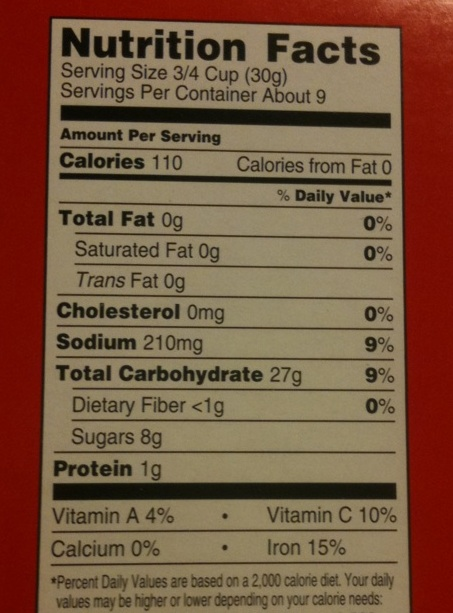
//> input picture 1.jpg, 453 x 613 px
$ ./perspective 1.jpg   (built with g++ and OpenCV 4)
//> lines starting //> are read from the running program, lines starting //| are printed output that depends on the picture; after the words box and inside, x2 and y2 are one past the last pixel; in counts of white or black regions, pixels touching at a corner belong together
#include <opencv2/core/core.hpp>
#include <opencv2/imgproc/imgproc.hpp>
#include <opencv2/highgui/highgui.hpp>
#include <iostream>

void edgeMap(cv::Mat bw, cv::Mat edgeImage) {
    /* Get the edge map using the canny operator */
    cv::Canny(bw, edgeImage, 100, 100, 3, true);
}

void blur(cv::Mat inputImage, cv::Mat outputImage) {
    cv::Size size(3, 3);
    cv::GaussianBlur(inputImage, outputImage, size, 3);
}

std::vector<cv::Vec4i>detectLines(cv::Mat bw) {
    std::vector<cv::Vec4i> lines;
    //cv::HoughLinesP(bw, lines, 1, CV_PI/180, 70, 30, 10);
    cv::HoughLinesP(bw, lines, 1, CV_PI/180, 150, 90, 20);
    return lines;
}

std::vector<cv::Vec4i>detectOuterLines(cv::Mat bw) {
    std::vector<cv::Vec4i> lines;
    cv::HoughLinesP(bw, lines, 1, CV_PI/180, 70, 100, 10);
    return lines;
}

cv::Point2f computeIntersect(cv::Vec4i a, cv::Vec4i b)
{
    int x1 = a[0], y1 = a[1], x2 = a[2], y2 = a[3];
    int x3 = b[0], y3 = b[1], x4 = b[2], y4 = b[3];

    if (float d = ((float)(x1-x2) * (y3-y4)) - ((y1-y2) * (x3-x4)))
    {
        cv::Point2f pt;
        pt.x = ((x1*y2 - y1*x2) * (x3-x4) - (x1-x2) * (x3*y4 - y3*x4)) / d;
        pt.y = ((x1*y2 - y1*x2) * (y3-y4) - (y1-y2) * (x3*y4 - y3*x4)) / d;
        return pt;
    }
    else
        return cv::Point2f(-1, -1);
}

void sortCorners(std::vector<cv::Point2f>& corners, cv::Point2f center)
{
    std::vector<cv::Point2f> top, bot;

    for (int i = 0; i < corners.size(); i++)
    {
        if (corners[i].y < center.y)
            top.push_back(corners[i]);
        else
            bot.push_back(corners[i]);
    }

    cv::Point2f tl = top[0].x > top[1].x ? top[1] : top[0];
    cv::Point2f tr = top[0].x > top[1].x ? top[0] : top[1];
    cv::Point2f bl = bot[0].x > bot[1].x ? bot[1] : bot[0];
    cv::Point2f br = bot[0].x > bot[1].x ? bot[0] : bot[1];

    corners.clear();
    corners.push_back(tl);
    corners.push_back(tr);
    corners.push_back(br);
    corners.push_back(bl);
}

void drawLines(cv::Mat image, std::vector<cv::Vec4i> lines) {
    // Draw lines
    for (int i = 0; i < lines.size(); i++) {
        cv::Vec4i v = lines[i];
        cv::line(image, cv::Point(v[0], v[1]), cv::Point(v[2], v[3]), CV_RGB(0,255,0));
    }
}

int main(int argc, char** argv) {
    if(argc != 2) {
         std::cout <<" Usage: display_bw ImageToLoadAndDisplay" << std::endl;
         return -1;
    }

    cv::Mat image = cv::imread(argv[1], CV_LOAD_IMAGE_COLOR);   // Read the file
//> image is the input picture: 613 rows x 453 cols, CV_8UC3; mean B, G, R 64.5, 87.6, 120.8
    cv::Mat bw;   // Read the file
    cv::cvtColor(image, bw, CV_BGR2GRAY);
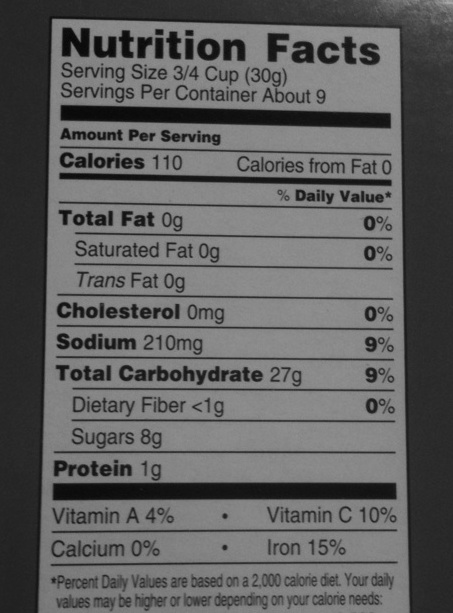
//> bw: 613 rows x 453 cols, CV_8UC1; min 4, max 170, mean 94.9

    /* Check for valid input */
    if(!bw.data) {
        std::cout <<  "Could not open or find the bw" << std::endl;
        return -1;
    }


    std::vector<cv::Vec4i> lines;

    cv::Mat contourImage = bw.clone();
    edgeMap(bw, bw);
//> in edgeMap, `cv::Canny(bw, edgeImage, 100, 100, 3, true);`:
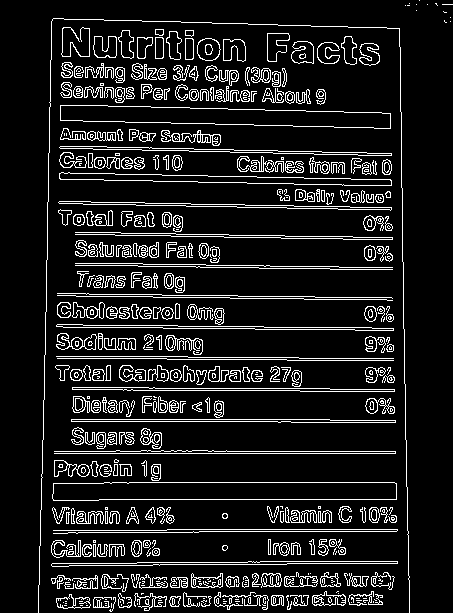
//> bw: 613 rows x 453 cols, CV_8UC1; 11.1% white in thin lines or dots
    std::vector<std::vector<cv::Point> > contours;

    blur(contourImage, contourImage);

    cv::adaptiveThreshold(contourImage, contourImage, 255, CV_ADAPTIVE_THRESH_GAUSSIAN_C, CV_THRESH_BINARY_INV, 11, 2);
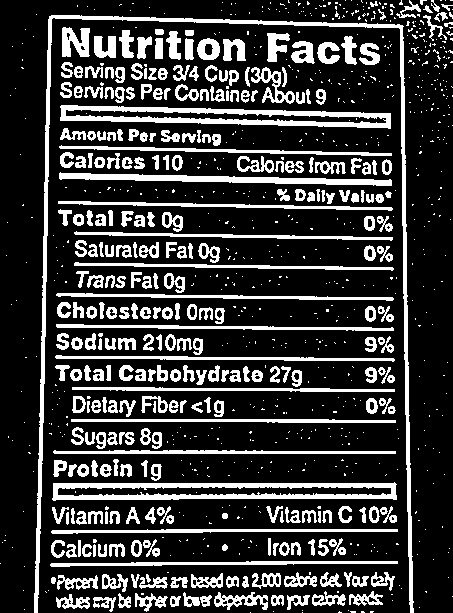
//> contourImage: 613 rows x 453 cols, CV_8UC1; 22% white; 989 white regions (681 under 20 px), largest, box (x1, y1, x2, y2) and area: (34, 15, 414, 613) 6052, (52, 482, 397, 501) 3479, (60, 105, 391, 129) 3386

    edgeMap(contourImage, contourImage);
//> in edgeMap (call 2), `cv::Canny(bw, edgeImage, 100, 100, 3, true);`:
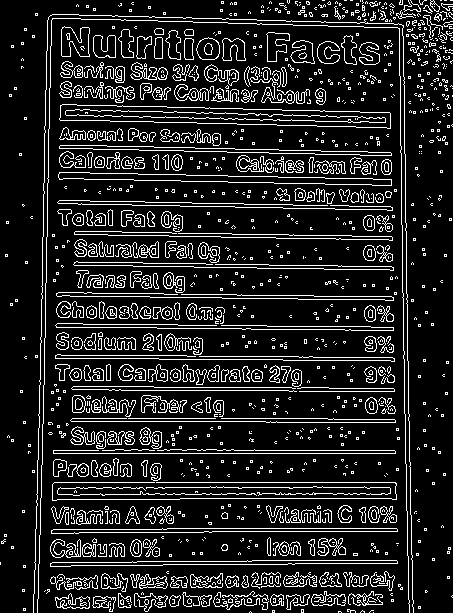
//> bw: 613 rows x 453 cols, CV_8UC1; 13.6% white in thin lines or dots
    cv::findContours(contourImage, contours, CV_RETR_EXTERNAL, CV_CHAIN_APPROX_SIMPLE);
//> contours = 1088 contours, 905 with area under 20; largest, box (x1, y1, x2, y2) and area: (59, 104, 391, 129) 5020, (58, 172, 392, 186) 2020, (50, 560, 398, 567) 1126, (51, 528, 398, 534) 1104, (59, 145, 392, 156) 1067
    std::cout << contours.size() << " contours" << std::endl;
//| 1088 contours

    double maxArea = 0;
    std::vector<cv::Point> biggestContour;
    std::vector<cv::Point> approx;
    for (auto &contour: contours) {
        double area = contourArea(contour);
        double peri = cv::arcLength(contour, true);
        cv::approxPolyDP(contour, approx, 0.02*peri, true);
        if (area > maxArea && approx.size() == 4) {
            maxArea = area;
            biggestContour = approx;
        }
    }
//> this loop made 1088 passes
//> (area, peri) on passes 25, 27, 29: (109, 155.9), (90.5, 40.38), (170.5, 106.2)
//> after the loop, approx = 8 Points (x, y): [289, 0], [289, 2], [288, 3], [287, 2], [287, 0], [287, 2], [288, 3], [289, 2]; maxArea = 8

    contourImage = image.clone();
    contours.clear();
//> contours = 0 contours
    contours.push_back(biggestContour);
//> contours = 1 contour, all with area under 20
    cv::drawContours(contourImage, contours, -1, CV_RGB(0,255,0));
//> contourImage: 613 rows x 453 cols, CV_8UC3

    cv::Mat contourLineImage = image.clone();
    //lines = detectLines(contourImage);
    drawLines(contourLineImage, lines);

    lines = detectLines(bw);
//> in detectLines, `cv::HoughLinesP(bw, lines, 1, CV_PI/180, 150, 90, 20);`: lines = 33 lines (x1, y1, x2, y2), first 8: [401, 145, 408, 579], [42, 453, 395, 453], [42, 451, 395, 451], [99, 499, 396, 499], [138, 266, 297, 268], [47, 259, 51, 21], [104, 482, 394, 482], [71, 419, 329, 419]
//> lines = 33 items, first 8: [401, 145, 408, 579], [42, 453, 395, 453], [42, 451, 395, 451], [99, 499, 396, 499], [138, 266, 297, 268], [47, 259, 51, 21], [104, 482, 394, 482], [71, 419, 329, 419]
    std::cout << lines.size() << " lines" << std::endl;
//| 33 lines

    cv::Mat lineImage = image.clone();
    drawLines(lineImage, lines);
//> the loop in drawLines (call 2), `for (int i = 0; i < lines.size(); i++)` made 33 passes
//> v on passes 1 to 12: [401, 145, 408, 579], [42, 453, 395, 453], [42, 451, 395, 451], [99, 499, 396, 499], [138, 266, 297, 268], [47, 259, 51, 21], [104, 482, 394, 482], [71, 419, 329, 419], [59, 201, 293, 205], [59, 173, 256, 176], [83, 204, 391, 209], [60, 179, 293, 183]
//> after the loop in drawLines (call 2), `for (int i = 0; i < lines.size(); i++)`:
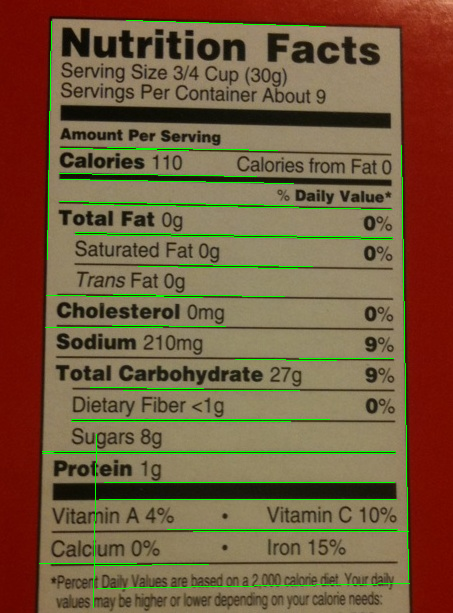
//> image: 613 rows x 453 cols, CV_8UC3; 2.54% of pixels changed, all inside (x1, y1, x2, y2) = (39, 20, 410, 608)

    if (biggestContour.size() != 4)
    {
        std::cout << "The object is not quadrilateral!" << std::endl;
        return -1;
    }

    std::vector<cv::Point2f> corners;
    cv::Mat(biggestContour).convertTo(corners, cv::Mat(corners).type());
//> corners = 4 Points (x, y): [67, 584], [67, 586], [71, 586], [71, 584]

    // Get mass center
    cv::Point2f center(0,0);
    for (int i = 0; i < corners.size(); i++)
        center += corners[i];
//> this loop made 4 passes
//> center on passes 1 to 4: Point(67, 584), Point(134, 1170), Point(205, 1756), Point(276, 2340)

    center *= (1. / corners.size());
//> center = Point(69, 585)
    sortCorners(corners, center);
//> the loop in sortCorners, `for (int i = 0; i < corners.size(); i++)` made 4 passes
//> in sortCorners, `cv::Point2f tl = top[0].x > top[1].x ? top[1] : top[0];`: tl = Point(67, 584)
//> in sortCorners, `cv::Point2f tr = top[0].x > top[1].x ? top[0] : top[1];`: tr = Point(71, 584)
//> in sortCorners, `cv::Point2f bl = bot[0].x > bot[1].x ? bot[1] : bot[0];`: bl = Point(67, 586)
//> in sortCorners, `cv::Point2f br = bot[0].x > bot[1].x ? bot[0] : bot[1];`: br = Point(71, 586)
//> in sortCorners, `corners.push_back(tl);`: corners = 1 Point (x, y): [67, 584]
//> in sortCorners, `corners.push_back(tr);`: corners = 2 Points (x, y): [67, 584], [71, 584]
//> in sortCorners, `corners.push_back(br);`: corners = 3 Points (x, y): [67, 584], [71, 584], [71, 586]
//> in sortCorners, `corners.push_back(bl);`: corners = 4 Points (x, y): [67, 584], [71, 584], [71, 586], [67, 586]

    // Define the destination image
    cv::Rect boundingRect = cv::boundingRect(biggestContour);
//> boundingRect = Rect(67, 584, 5, 3)
    cv::Mat quad = cv::Mat::zeros(boundingRect.size(), CV_8UC3);

    // Corners of the destination image
    std::vector<cv::Point2f> quad_pts;
    quad_pts.push_back(cv::Point2f(0, 0));
    quad_pts.push_back(cv::Point2f(quad.cols, 0));
//> quad_pts = 2 Points (x, y): [0, 0], [5, 0]
    quad_pts.push_back(cv::Point2f(quad.cols, quad.rows));
//> quad_pts = 3 Points (x, y): [0, 0], [5, 0], [5, 3]
    quad_pts.push_back(cv::Point2f(0, quad.rows));

    // Get transformation matrix
    cv::Mat transmtx = cv::getPerspectiveTransform(corners, quad_pts);
//> transmtx = [[1.25, -2.4e-16, -83.75], [-1.76e-14, 1.5, -876], [-1.85e-16, -4.44e-17, 1]]

    // Apply perspective transformation
    cv::warpPerspective(image, quad, transmtx, quad.size());
    cv::imshow("quadrilateral", quad);

//    cv::imshow("Original", image);
    cv::imshow("Edge detected bw", bw);
    cv::imshow("Lines found", lineImage);
    cv::imshow("Contours found", contourImage);
    cv::imshow("Lines found from contours", contourLineImage);

    cv::imwrite("edge.jpg", bw);
    cv::imwrite("lines.jpg", lineImage);
    cv::imwrite("contours.jpg", contourImage);
    cv::imwrite("contourLines.jpg", contourLineImage);

    cv::waitKey(0);
    return 0;
}
